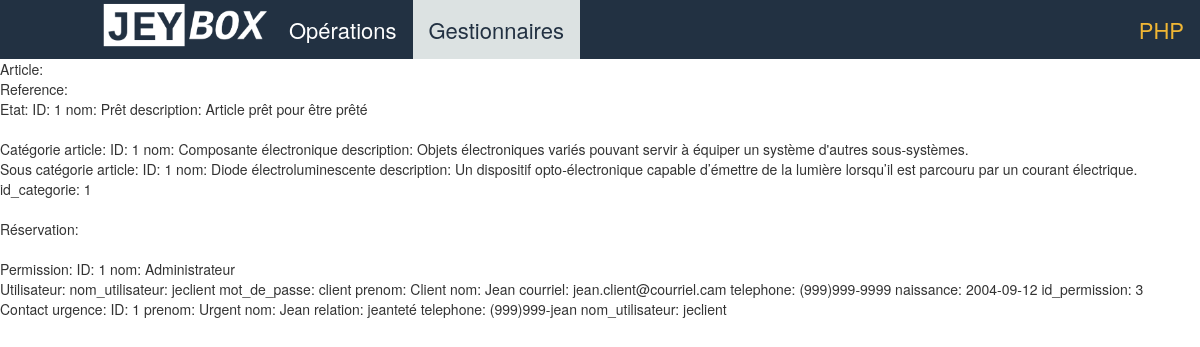
/2_logique/gestion_gestionnaires.php, run on the app's committed database.
### tables this page shows
create table etat (
	id_etat int primary key auto_increment,
	nom varchar(50),
	description varchar(255)
);

create table categorie_article (
	id_categorie int primary key auto_increment,
	nom varchar(50),
	description varchar(255)
);

create table sous_categorie_article (
	id_sous_categorie int primary key auto_increment,
	nom varchar(50),
	description varchar(255),

	id_categorie int not null,
	constraint `fk_categorie_sous-categorie`
		foreign key (id_categorie) references categorie_article (id_categorie)
		on delete cascade
		on update restrict
);

create table permission (
	id_permission int primary key auto_increment,
	nom VARCHAR(50)
);

create table utilisateur (
	nom_utilisateur VARCHAR(50) primary key not null,
	mot_de_passe VARCHAR(50) not null,
	prenom VARCHAR(50) not null,
	nom VARCHAR(50) not null,
	courriel VARCHAR(255),
	telephone VARCHAR(14)not null,
	date_naissance DATE not null,

	id_permission int not null,
	constraint `fk_permission_utilisateur`
		foreign key (id_permission) references permission (id_permission)
		on delete cascade
		on update restrict
);

create table contact_urgence (
	id_contact_urgence int primary key auto_increment,
	prenom VARCHAR(50) not null,
	nom VARCHAR(50) not null,
	relation VARCHAR(50),
	telephone VARCHAR(14)not null,

	nom_utilisateur VARCHAR(50) not null,
	constraint `fk_utilisateur_contact-urgence`
		foreign key (nom_utilisateur) references utilisateur (nom_utilisateur)
		on delete cascade
		on update restrict
);

### 2_logique/gestion_gestionnaires.php (the view, shortened to what the rows shown need)
<!DOCTYPE html>
<html lang="en" dir="ltr">
<head>
  <link rel="stylesheet" href="../css/style.css" />
  <link rel="stylesheet" href="https://maxcdn.bootstrapcdn.com/bootstrap/3.4.1/css/bootstrap.min.css">
</head>
  <body>
    <nav>
    </nav>
    <?php
    include_once "../3_acces_bd/moteur_requetes_bd.php";
    include_once "gestionnaires/gestionnaire_article.php";
    include_once "gestionnaires/gestionnaire_categorie.php";
    include_once "gestionnaires/gestionnaire_utilisateur.php";
    include_once "objets/categorie_article.php";
    include_once "objets/contact_urgence.php";
    include_once "objets/etat.php";
    include_once "objets/permission.php";
    include_once "objets/sous_categorie_article.php";
    include_once "objets/utilisateur.php";
    $moteurRequetes = new moteurRequetesBD();
    $monArticle = gestionnaireArticle::fetchArticleFromBD($moteurRequetes, 1);
    $maReference = gestionnaireArticle::fetchReferenceFromBD($moteurRequetes, 1);
    $monEtat = gestionnaireArticle::fetchEtatFromBD($moteurRequetes, 1);
    $maCategorieArticle = gestionnaireCategorie::fetchCategorieArticleFromBD($moteurRequetes, 1);
    $maSousCategorieArticle = gestionnaireCategorie::fetchSousCategorieArticleFromBD($moteurRequetes, 1);
    $maReservation = gestionnaireReservation::fetchReservationFromBD($moteurRequetes, 1);
    $maPermission = gestionnaireUtilisateur::fetchPermissionFromBD($moteurRequetes, 1);
    $monUtilisateur = gestionnaireUtilisateur::fetchUtilisateurFromBD($moteurRequetes, "jeclient");
    $monContactUrgence = gestionnaireUtilisateur::fetchContactUrgenceFromBD($moteurRequetes, 1);
    echo "Article: " . $monArticle . "<br>";
    echo "Reference: " . $maReference . "<br>";
    echo "Etat: " . $monEtat . "<br>";
    echo "<br>";
    echo "Catégorie article: " . $maCategorieArticle . "<br>";
    echo "Sous catégorie article: " . $maSousCategorieArticle . "<br>";
    echo "<br>";
    echo "Réservation: " . $maReservation . "<br>";
    echo "<br>";
    echo "Permission: " . $maPermission . "<br>";
    echo "Utilisateur: " . $monUtilisateur . "<br>";
    echo "Contact urgence: " . $monContactUrgence . "<br>";
    echo "<br>";
     ?>
  </body>
</html>

### data on the page
etat: monEtat "ID: 1 nom: Prêt description: Article prêt pour être prêté"
categorie_article: maCategorieArticle "ID: 1 nom: Composante électronique description: Objets électroniques variés pouvant servir à équiper un système d'autres sous-systèmes."
sous_categorie_article: maSousCategorieArticle "ID: 1 nom: Diode électroluminescente description: Un dispositif opto-électronique capable d’émettre de la lumière lorsqu’il est parcouru par un courant électrique. id_categorie: 1"
permission: maPermission "ID: 1 nom: Administrateur"
utilisateur: monUtilisateur "nom_utilisateur: jeclient mot_de_passe: client prenom: Client nom: Jean courriel: jean.client@courriel.cam telephone: (999)999-9999 naissance: 2004-09-12 id_permission: 3"
contact_urgence: monContactUrgence "ID: 1 prenom: Urgent nom: Jean relation: jeanteté telephone: (999)999-jean nom_utilisateur: jeclient"
